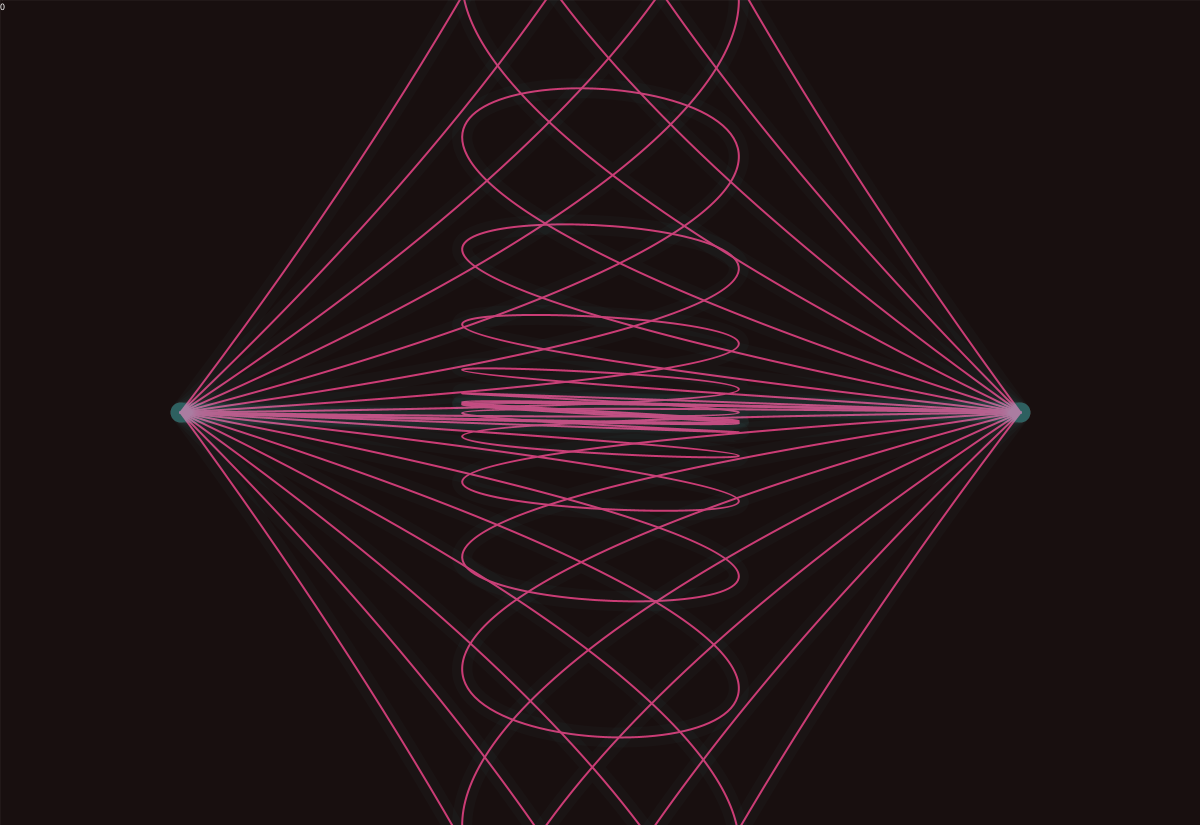
Frame 1 (no input)
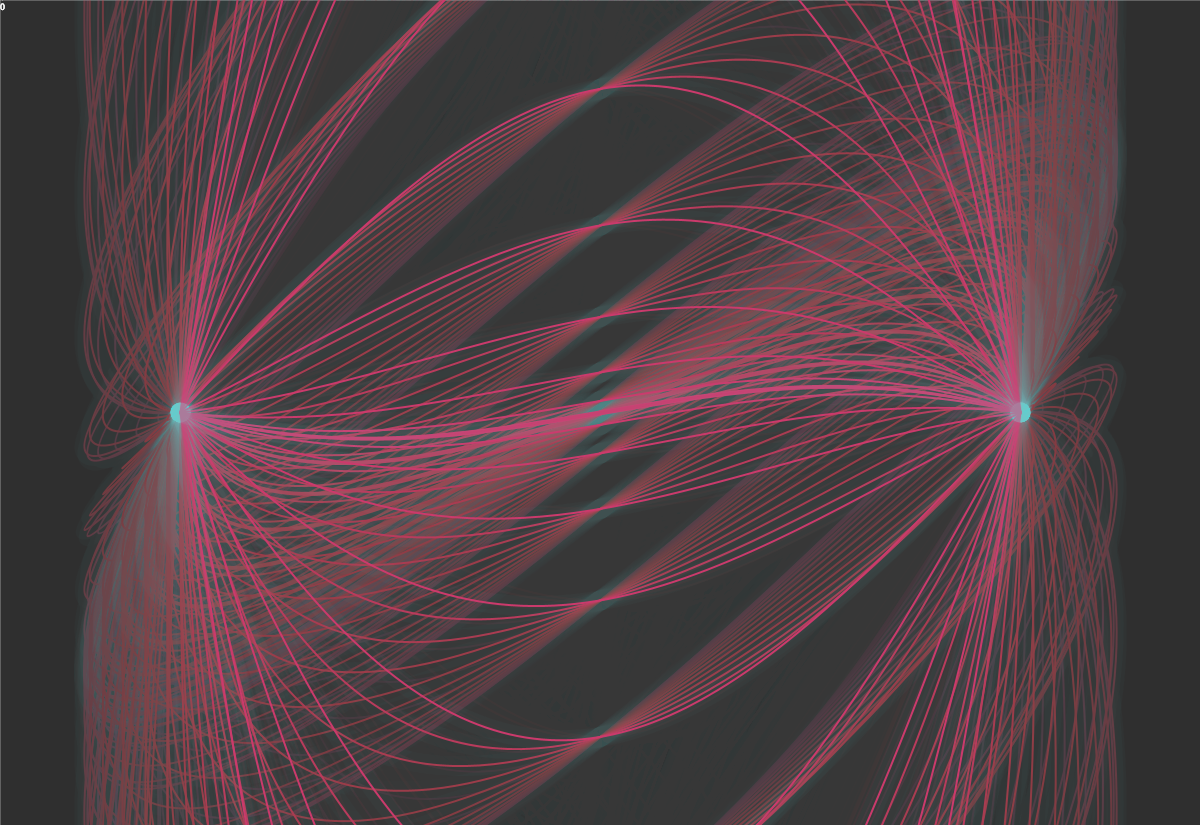
Frame 60 (the mouse pressed at the canvas centre just before this capture)
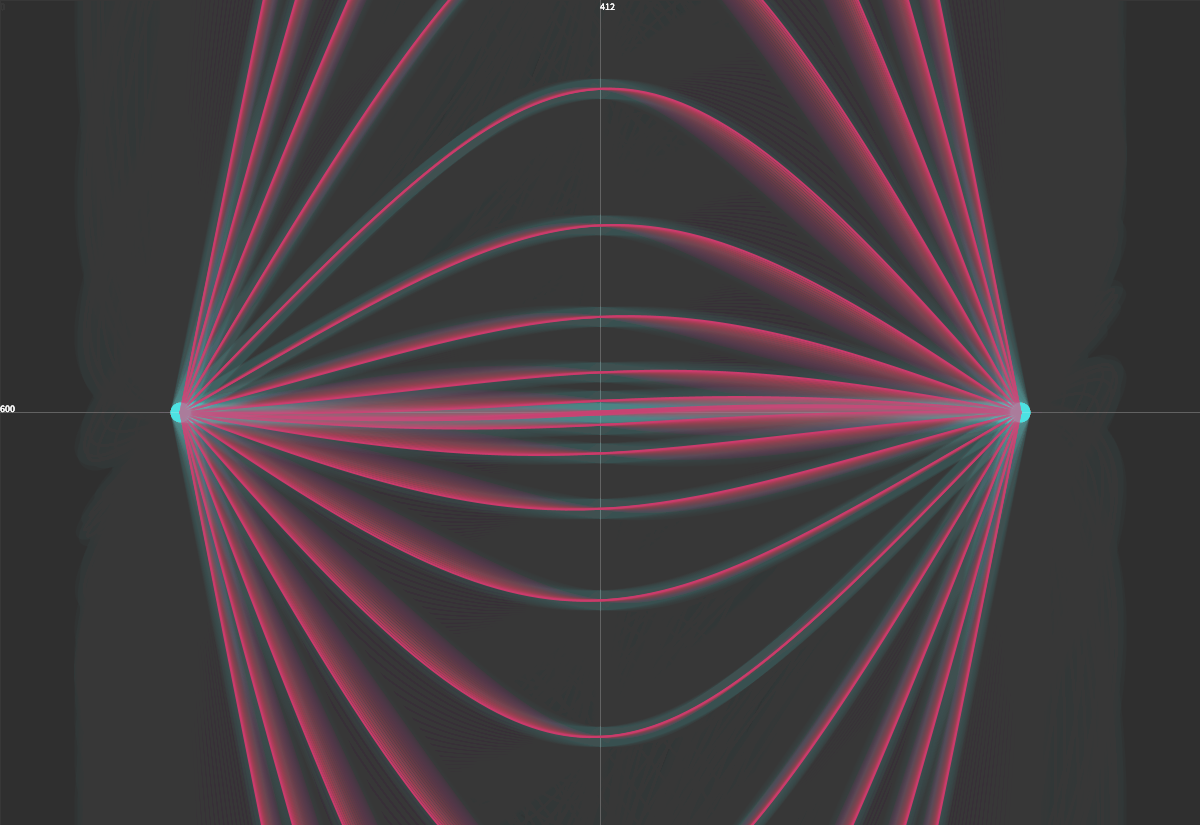
Frame 120 (the mouse held since frame 60 and released just before this capture)

The Processing sketch that drew these frames (run headless with seeded random() and noise(); from frame 60 on, the mouse is pressed at the canvas centre):

// Processing sketch: Bezier_Experiments
// ── Bezier_Experiments.pde
void setup(){
  size(1200,825);
  background(20,10,10);
  frameRate(60);
}

void draw(){

  noStroke();
  fill(50, 50, 50, 30); //We draw a transparent rectangle at each frame so that over time, older positions are hidden and we have a trail 
  rect(0, 0, width, height); 
  
  stroke(255,255,255,10);
  strokeWeight(1);
  line(mouseX,0,mouseX,height);
  line(0,mouseY,width,mouseY);
  
  fill(255,255,255);
  textSize(10);
  text(mouseX,0,mouseY);
  text(mouseY,mouseX,10);
  
  float x1=width*0.15;float y1=height/2;
  float x2=width*0.85;float y2=height/2;
  //float xp1=mouseX;float yp1=mouseY;
  //float xp2=width*0.70;float yp2=height*0.7; //Fixed
  //float xp2=width-mouseX;float yp2=height-mouseY; //Varies with the mouse
  float xCenter=x1+(x2-x1)/2;float yCenter=y1+(y2-y1)/2; 
  float freq1 = mouseX+50;
  float freq2 = mouseY+50;
  
  float radius = (sqrt(pow(xCenter,2)+pow(yCenter,2))/2)*3*cos(frameCount*2*PI/freq1)*cos(frameCount*2*PI/freq2);
  float xp1=xCenter+radius*cos(frameCount*2*PI/120);float yp1=yCenter+radius*sin(frameCount*2*PI/180);
  float xp2=width-xp1;float yp2=height - yp1;
  
  stroke(255,255,255);
  strokeWeight(20);
  //point(x1,y1);
  //point(x2,y2);
  //point(xp1,yp1);
  //point(xp2,yp2);
  
  noFill();
  
  stroke(205,55+30*sin(frameCount*2*PI/120),105+30*sin(frameCount*2*PI/20));
  strokeWeight(2);
  for (int i=-10;i<11;i++){
  bezier(x1,y1,xp1,yp1-2*pow(i,3),xp2,yp2-2*pow(i,3),x2,y2);}
  
  stroke(100,255,255,5);
  strokeWeight(20);
  for (int i=-10;i<11;i++){
  bezier(x1,y1,xp1,yp1-2*pow(i,3),xp2,yp2-2*pow(i,3),x2,y2);}
  
  
  
}
